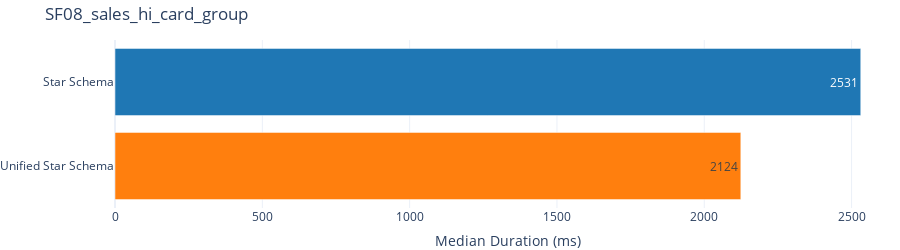

The code cell stored with this chart in its notebook:
### Markdown cell above
#### SF08 - Sales Hi Card Group

### Code cell
run_and_plot("Single Fact", "SF08_sales_hi_card_group", """
EVALUATE
SUMMARIZECOLUMNS(
  'dim__date'[year],
  'dim__date'[month_of_year],
  'dim__item'[category],
  'dim__store'[_key__dim__store],
  "Sales", SUM('{fact}'[_measure__sales__ext_sales_price])
)
""")

### Figure 1 — Plotly figure (JSON) as saved in the notebook; plotly's stock layout.template omitted (floating-point values rounded to 4 significant figures)
{"data": [{"alignmentgroup": "True", "hovertemplate": "dataset=%{y}<br>duration_ms=%{x}<extra></extra>", "legendgroup": "Star Schema", "marker": {"color": "#1f77b4", "pattern": {"shape": ""}}, "name": "Star Schema", "offsetgroup": "Star Schema", "orientation": "h", "showlegend": true, "textposition": "auto", "texttemplate": "%{x:.0f}", "type": "bar", "x": [2531.0], "xaxis": "x", "y": ["Star Schema"], "yaxis": "y"}, {"alignmentgroup": "True", "hovertemplate": "dataset=%{y}<br>duration_ms=%{x}<extra></extra>", "legendgroup": "Unified Star Schema", "marker": {"color": "#ff7f0e", "pattern": {"shape": ""}}, "name": "Unified Star Schema", "offsetgroup": "Unified Star Schema", "orientation": "h", "showlegend": true, "textposition": "auto", "texttemplate": "%{x:.0f}", "type": "bar", "x": [2124.0], "xaxis": "x", "y": ["Unified Star Schema"], "yaxis": "y"}], "layout": {"barmode": "relative", "height": 250, "legend": {"title": {"text": "dataset"}, "tracegroupgap": 0}, "margin": {"b": 0, "l": 0, "r": 0, "t": 40}, "showlegend": false, "title": {"text": "SF08_sales_hi_card_group"}, "xaxis": {"anchor": "y", "domain": [0, 1], "title": {"text": "Median Duration (ms)"}}, "yaxis": {"anchor": "x", "categoryarray": ["Unified Star Schema", "Star Schema"], "categoryorder": "array", "domain": [0, 1], "title": {}}}}
